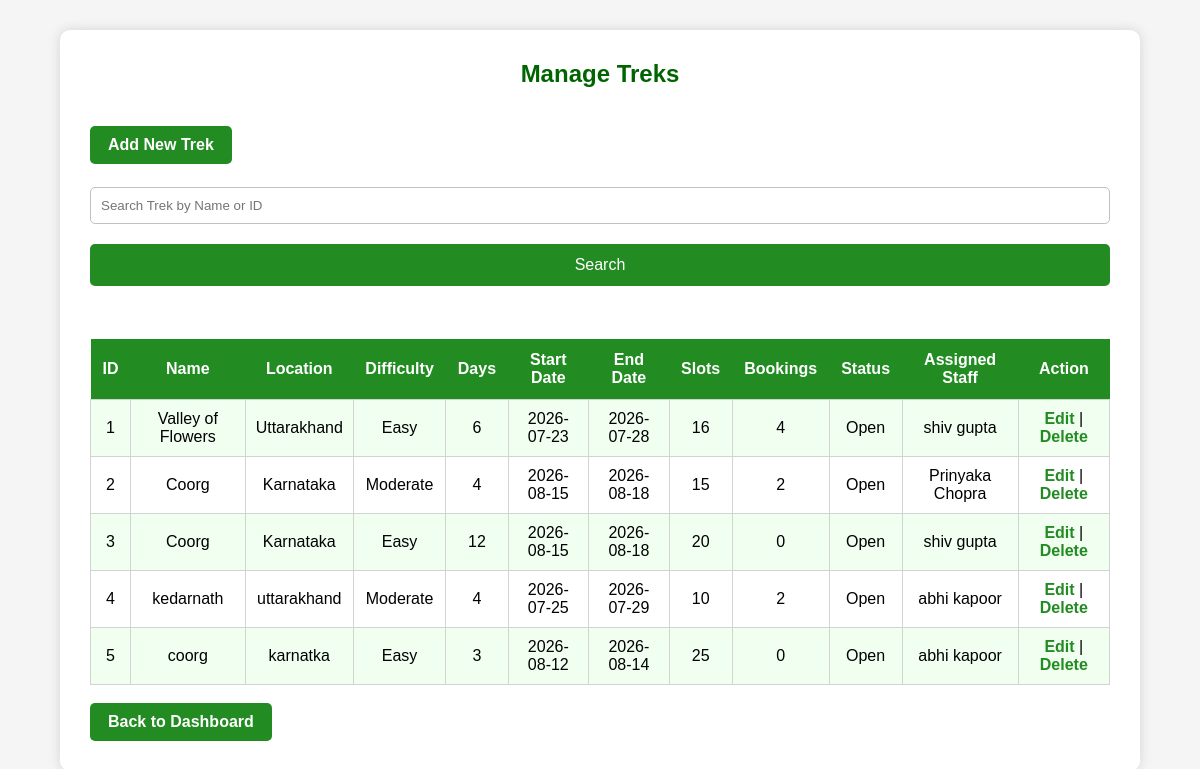
The app's page /admin/treks (signed in) with its own data.
### models.py (models this page shows)
class Trek(db.Model):
    id = db.Column(db.Integer, primary_key=True)
    name = db.Column(db.String(100), nullable=False)
    location = db.Column(db.String(100), nullable=False)
    difficulty = db.Column(db.String(20), nullable=False)
    duration = db.Column(db.Integer, nullable=False)
    available_slots = db.Column(db.Integer, nullable=False)
    start_date = db.Column(db.Date)
    end_date = db.Column(db.Date)
    description = db.Column(db.Text)
    status = db.Column(db.String(20))
    staff_id = db.Column(db.Integer, db.ForeignKey("user.id"))
    staff = db.relationship("User")

class User(db.Model):
    id = db.Column(db.Integer, primary_key=True)
    name = db.Column(db.String(100), nullable=False)
    email = db.Column(db.String(100), unique=True, nullable=False)
    password = db.Column(db.String(100), nullable=False)
    role = db.Column(db.String(20), nullable=False)
    status = db.Column(db.String(20), nullable=False)

### app.py (the view, shortened to what this page needs)
@app.route("/admin/treks")
@admin_required
def admin_treks():
    search = request.args.get("search", "")
    treks = Trek.query
    treks = treks.all()
    booking_counts = {}
    for trek in treks:
        booking_counts[trek.id] = Booking.query.filter_by(
            trek_id=trek.id
        ).count()
    return render_template(
        "admin/treks.html",
        treks=treks,
        booking_counts=booking_counts,
        search=search
    )

### auth.py (called while the page is built)
def admin_required(f):
    @wraps(f)
    def decorated_function(*args, **kwargs):
        if "user_id" not in session:
            return redirect("/login")
        if session.get("role") != "admin":
            return "Access Denied"
        return f(*args, **kwargs)
    return decorated_function

### templates/admin/treks.html (shortened to what this page needs)
<!DOCTYPE html>
<html>
<head>
    <link rel="stylesheet"
          href="{{ url_for('static', filename='css/style.css') }}">
</head>
<body>
<div class="box">
<h2>Manage Treks</h2>
<br>
<a href="/admin/add_trek" class="btn">
    Add New Trek
</a>
<br><br>
<form method="GET">
    <input
        type="text"
        name="search"
        placeholder="Search Trek by Name or ID"
        value="{{ search }}">
    <input
        type="submit"
        value="Search">
</form>
<br>
<table>
<tr>
    <th>ID</th>
    <th>Name</th>
    <th>Location</th>
    <th>Difficulty</th>
    <th>Days</th>
    <th>Start Date</th>
    <th>End Date</th>
    <th>Slots</th>
    <th>Bookings</th>
    <th>Status</th>
    <th>Assigned Staff</th>
    <th>Action</th>
</tr>
{% for trek in treks %}
<tr>
    <td>{{ trek.id }}</td>
    <td>{{ trek.name }}</td>
    <td>{{ trek.location }}</td>
    <td>{{ trek.difficulty }}</td>
    <td>{{ trek.duration }}</td>
    <td>{{ trek.start_date }}</td>
    <td>{{ trek.end_date }}</td>
    <td>{{ trek.available_slots }}</td>
    <td>{{ booking_counts[trek.id] }}</td>
    <td>{{ trek.status }}</td>
    <td>
        {% if trek.staff %}
            {{ trek.staff.name }}
        {% else %}
            Not Assigned
        {% endif %}
    </td>
    <td>
        <a href="/admin/edit_trek/{{ trek.id }}">
            Edit
        </a>
        |
        <a href="/admin/delete_trek/{{ trek.id }}"
           onclick="return confirm('Are you sure you want to delete this trek?')">
            Delete
        </a>
    </td>
</tr>
{% endfor %}
</table>
<br>
<a href="/admin/dashboard" class="btn">
    Back to Dashboard
</a>
</div>
</body>
</html>

### static/css/style.css (style rules this page uses)
* { margin:0; padding:0; box-sizing:border-box; font-family:Arial, Helvetica, sans-serif; }
body { background:whitesmoke; }
.container, .box { width:90%; max-width:1100px; background:white; margin:30px auto; padding:30px; border-radius:10px; box-shadow:0 0 12px lightgray; }
h1, h2, h3 { text-align:center; color:darkgreen; margin-bottom:20px; }
input, select, textarea { width:100%; padding:10px; margin-top:5px; margin-bottom:15px; border:1px solid silver; border-radius:5px; }
input[type="submit"] { background:forestgreen; color:white; border:none; padding:12px; border-radius:5px; font-size:16px; cursor:pointer; }
table { width:100%; border-collapse:collapse; margin-top:20px; }
table th { background:forestgreen; color:white; padding:12px; }
table td { border:1px solid lightgray; padding:10px; text-align:center; }
table tr:nth-child(even) { background:honeydew; }
a { color:forestgreen; text-decoration:none; font-weight:bold; }
.btn { display:inline-block; background:forestgreen; color:white; padding:10px 18px; border-radius:5px; }

### records on screen
Trek: id "1", name "Valley of Flowers", location "Uttarakhand", difficulty "Easy", duration "6", start_date "2026-07-23", end_date "2026-07-28", available_slots "16", booking_counts "4", status "Open", staff.name "shiv gupta"
Trek: id "2", name "Coorg", location "Karnataka", difficulty "Moderate", duration "4", start_date "2026-08-15", end_date "2026-08-18", available_slots "15", status "Open", staff.name "Prinyaka Chopra"
Trek: id "3", name "Coorg", location "Karnataka", difficulty "Easy", duration "12", start_date "2026-08-15", end_date "2026-08-18", available_slots "20", booking_counts "0", status "Open", staff.name "shiv gupta"
Trek: id "4", name "kedarnath", location "uttarakhand", difficulty "Moderate", duration "4", start_date "2026-07-25", end_date "2026-07-29", available_slots "10", booking_counts "2", status "Open", staff.name "abhi kapoor"
Trek: id "5", name "coorg", location "karnatka", difficulty "Easy", duration "3", start_date "2026-08-12", end_date "2026-08-14", available_slots "25", booking_counts "0", status "Open", staff.name "abhi kapoor"
